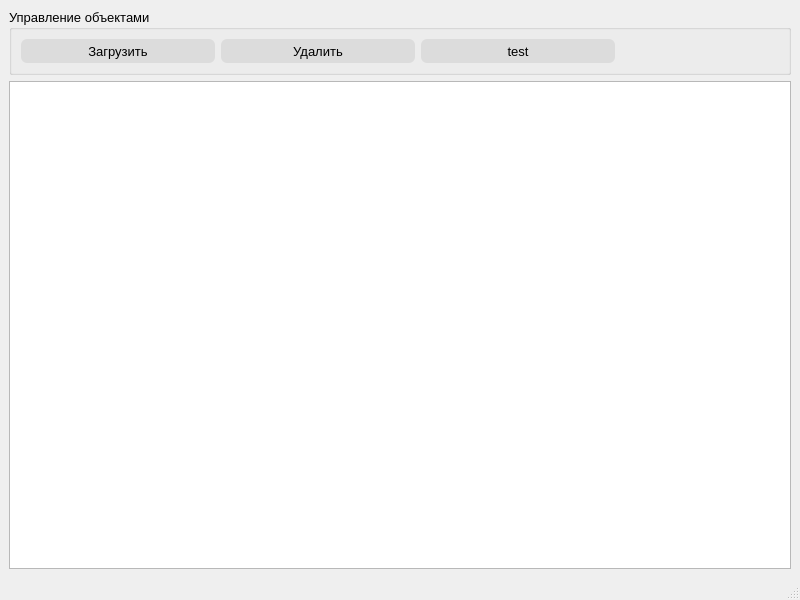
<?xml version="1.0" encoding="UTF-8"?>
<ui version="4.0">
 <class>ObjectsViewWindow</class>
 <widget class="QMainWindow" name="ObjectsViewWindow">
  <property name="geometry">
   <rect>
    <x>0</x>
    <y>0</y>
    <width>800</width>
    <height>600</height>
   </rect>
  </property>
  <property name="sizePolicy">
   <sizepolicy hsizetype="Fixed" vsizetype="Fixed">
    <horstretch>0</horstretch>
    <verstretch>0</verstretch>
   </sizepolicy>
  </property>
  <property name="windowTitle">
   <string>MainWindow</string>
  </property>
  <property name="styleSheet">
   <string notr="true">/*QWidget
{
	font-size: 10pt;	
}
*/
QPushButton
{
	background-color: rgb(220, 220, 220);
	border: none;
	border-radius: 6px;
	min-height: 24px;
	min-width: 170px;
	max-width: 190px;
	padding: 0px 12px;
	font-size: 10pt;
}

QPushButton:hover
{
	border: solid black;
	border-width: 1px 2px 2px 1px;
	padding: 0px 0px 0px -1px;
}

QPushButton:pressed
{
	border: 2px solid black;
	padding: 0px;
}
</string>
  </property>
  <widget class="QWidget" name="centralwidget">
   <property name="styleSheet">
    <string notr="true"/>
   </property>
   <layout class="QVBoxLayout" name="verticalLayout">
    <item>
     <widget class="QGroupBox" name="gbControls">
      <property name="font">
       <font>
        <pointsize>10</pointsize>
       </font>
      </property>
      <property name="title">
       <string>Управление объектами</string>
      </property>
      <layout class="QHBoxLayout" name="horizontalLayout">
       <item>
        <widget class="QPushButton" name="btnLoad">
         <property name="sizePolicy">
          <sizepolicy hsizetype="Minimum" vsizetype="Fixed">
           <horstretch>0</horstretch>
           <verstretch>0</verstretch>
          </sizepolicy>
         </property>
         <property name="minimumSize">
          <size>
           <width>194</width>
           <height>24</height>
          </size>
         </property>
         <property name="text">
          <string>Загрузить</string>
         </property>
        </widget>
       </item>
       <item>
        <widget class="QPushButton" name="btnDelete">
         <property name="sizePolicy">
          <sizepolicy hsizetype="Minimum" vsizetype="Fixed">
           <horstretch>0</horstretch>
           <verstretch>0</verstretch>
          </sizepolicy>
         </property>
         <property name="minimumSize">
          <size>
           <width>194</width>
           <height>24</height>
          </size>
         </property>
         <property name="text">
          <string>Удалить</string>
         </property>
        </widget>
       </item>
       <item>
        <widget class="QPushButton" name="btnTest">
         <property name="sizePolicy">
          <sizepolicy hsizetype="Minimum" vsizetype="Fixed">
           <horstretch>0</horstretch>
           <verstretch>0</verstretch>
          </sizepolicy>
         </property>
         <property name="minimumSize">
          <size>
           <width>194</width>
           <height>24</height>
          </size>
         </property>
         <property name="text">
          <string>test</string>
         </property>
        </widget>
       </item>
       <item>
        <spacer name="horizontalSpacer">
         <property name="orientation">
          <enum>Qt::Horizontal</enum>
         </property>
         <property name="sizeHint" stdset="0">
          <size>
           <width>40</width>
           <height>20</height>
          </size>
         </property>
        </spacer>
       </item>
      </layout>
     </widget>
    </item>
    <item>
     <widget class="QTableView" name="tvObjects"/>
    </item>
   </layout>
  </widget>
  <widget class="QMenuBar" name="menubar">
   <property name="geometry">
    <rect>
     <x>0</x>
     <y>0</y>
     <width>800</width>
     <height>26</height>
    </rect>
   </property>
  </widget>
  <widget class="QStatusBar" name="statusbar"/>
 </widget>
 <resources/>
 <connections/>
</ui>
